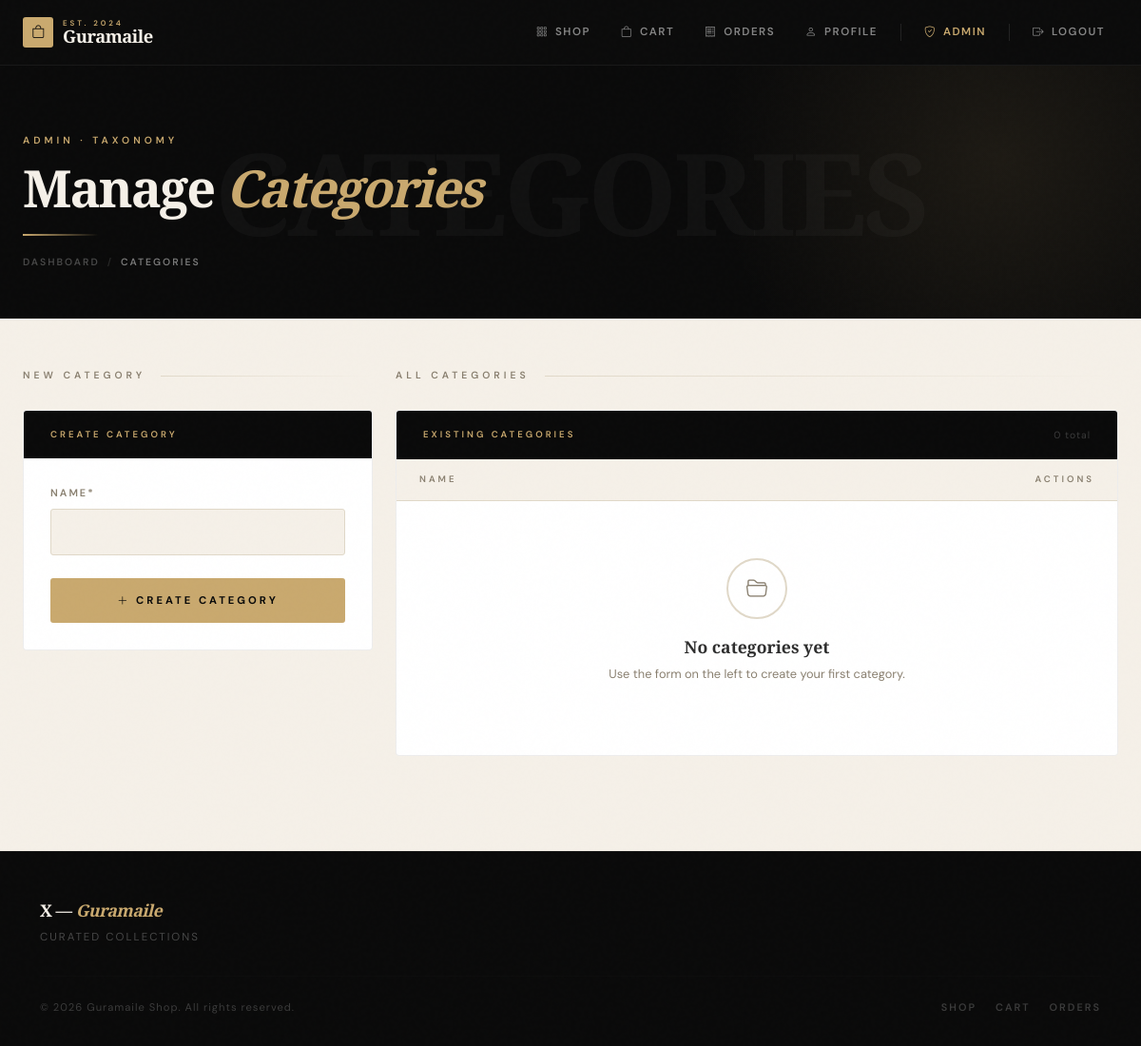
The app's page /dashboard/categories/ (signed in), older data.
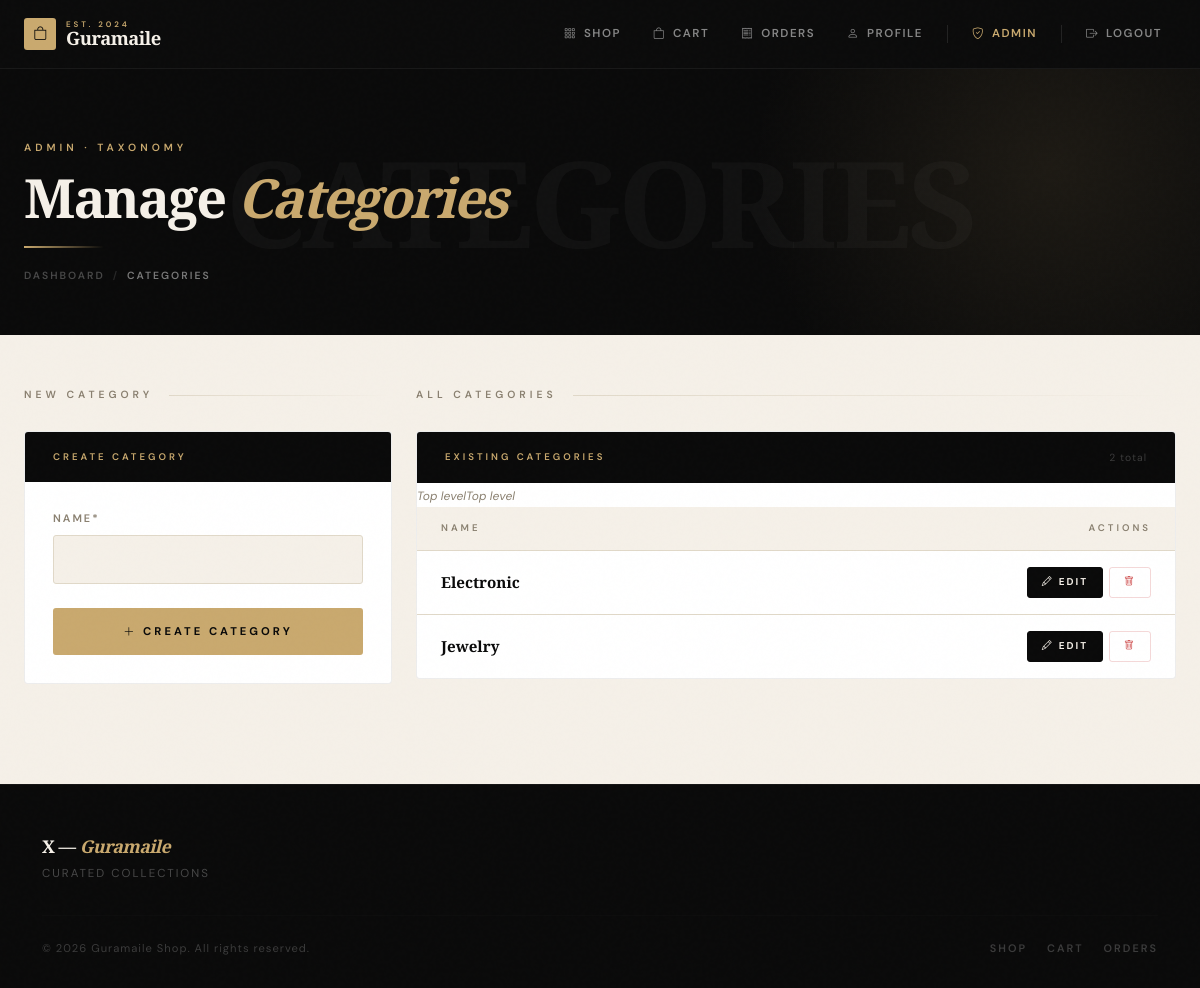
The same page, newer data.
### shop/models.py (models this page shows, shortened)
class Category(models.Model):
    name = models.CharField(max_length=255)

### shop/views.py (the view)
# urls.py: path('dashboard/categories/', views.category_list_create, name='category_list_url'),
@staff_member_required
def category_list_create(request):
    categories = Category.objects.all()
    if request.method == 'POST':
        form = CategoryForm(request.POST)
        if form.is_valid():
            form.save()
            return redirect('admin_dashboard')
    else:
        form = CategoryForm()
    return render(request, 'category/category_list.html', {
        'categories': categories,
        'form': form
    })

### shop/forms.py
class CategoryForm(forms.ModelForm):
    class Meta:
        model = Category
        fields = ['name']

### shop/templatetags/cart_tags.py (called while the page is built)
@register.simple_tag(takes_context=True)
def cart_item_count(context):
    request = context.get('request')
    if not request:
        return 0
    cart = request.session.get('cart', {})
    try:
        return sum(int(qty) for qty in cart.values())
    except Exception:
        return 0

### shop/templates/category/category_list.html (shortened to what the changed rows need)
{% extends "shop/base.html" %}
{% load crispy_forms_tags %}
{% block content %}
<div class="page-header">
    <div class="container-fluid px-4">
        <div class="header-content">
            <h1 class="header-title">Manage <span>Categories</span></h1>
        </div>
    </div>
</div>
<div class="main-section">
    <div class="container-fluid px-4">
        <div class="row g-4 align-items-start">
            <div class="col-lg-8">
                <div class="panel panel-right">
                    <div class="panel-head">
                        <span class="panel-head-label">Existing Categories</span>
                        <span class="panel-head-count">{{ categories|length }} total</span>
                    </div>
                    <table class="dash-table">
                        <thead>
                            <tr>
                                <th>Name</th>
                                <th class="text-end">Actions</th>
                            </tr>
                        </thead>
                        <tbody>
                            {% for category in categories %}
                            <tr>
                                <td class="td-name">{{ category.name }}</td>
                                    {% if category.parent %}
                                        <span class="parent-badge">{{ category.parent }}</span>
                                    {% else %}
                                        <span class="parent-none">Top level</span>
                                    {% endif %}
                                <td class="text-end">
                                    <div style="display:inline-flex;gap:6px;">
                                        <a href="{% url 'category_edit_url' category.pk %}" class="btn-dash btn-dash-primary">
                                            <i class="bi bi-pencil"></i> Edit
                                        </a>
                                        <a href="{% url 'category_delete_url' category.pk %}" class="btn-dash btn-dash-danger"
                                           onclick="return confirm('Delete \'{{ category.name }}\'?');">
                                            <i class="bi bi-trash"></i>
                                        </a>
                                    </div>
                                </td>
                            </tr>
                            {% empty %}
                            <tr class="empty-row">
                                <td colspan="4">
                                    <div class="empty-icon-wrap">
                                        <i class="bi bi-folder2-open"></i>
                                    </div>
                                    <div class="empty-title">No categories yet</div>
                                    <p class="empty-sub">Use the form on the left to create your first category.</p>
                                </td>
                            </tr>
                            {% endfor %}
                        </tbody>
                    </table>
                </div>
            </div>
        </div>
    </div>
</div>
{% endblock %}

Row changes from the older to the newer data that the page shows:
added Category: name "Electronic"
added Category: name "Jewelry"
Text that changed along with them:
{{ categories|length }}: "0" → "2"
text no longer shown: "No categories yet Use the form on the left to create your first category."
